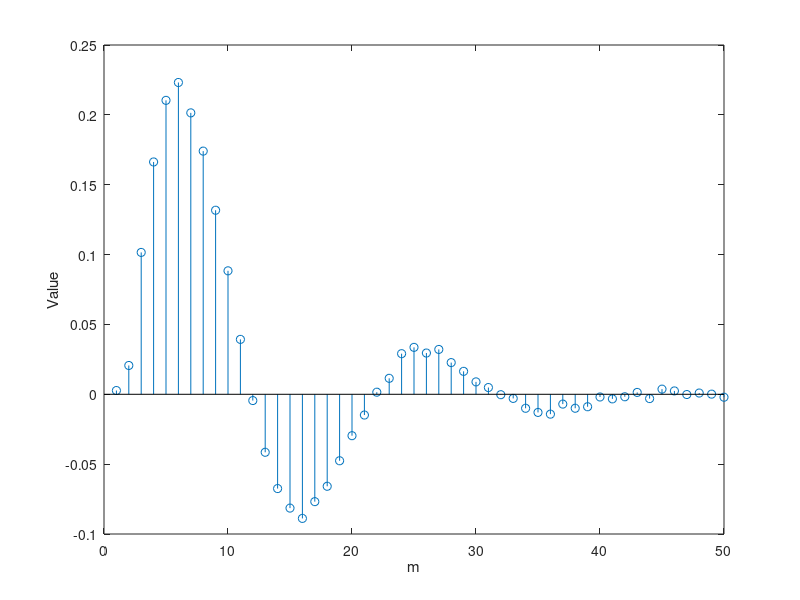
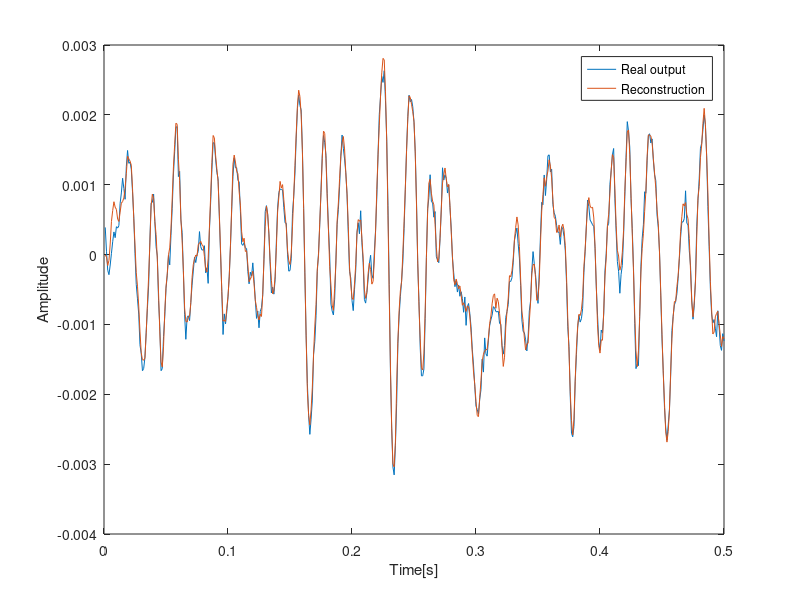
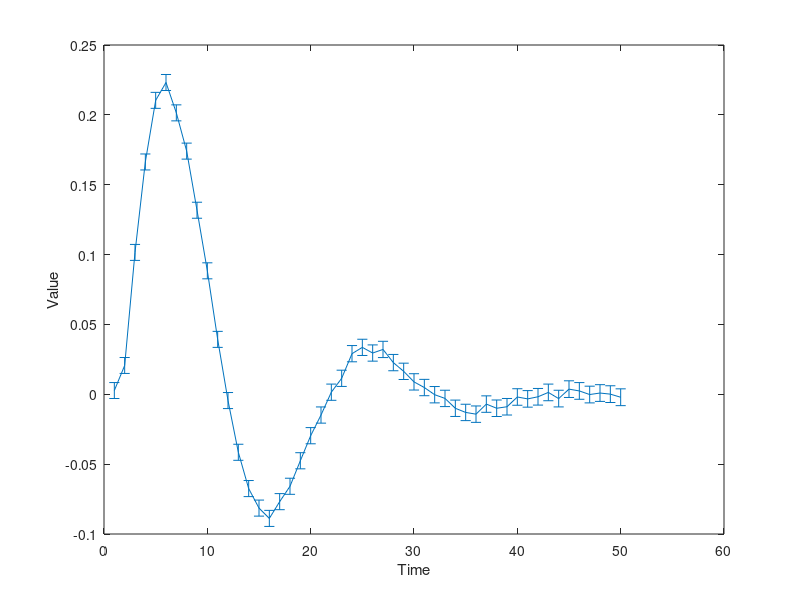

These charts were generated, in order, by the following MATLAB code:
clear all
clc
close all

laserbeamdata = load('laserbeamdataN.mat');
y = laserbeamdata.y;
u = laserbeamdata.u;
Te = 1e-3; % sampling time
%%
N = length(y);
m = 50;
Phi = toeplitz(u, [u(1);zeros(N-1,1)]);

% truncate
Phi = Phi(:,1:m);

% least squares
% theta = pinv(Phi'*Phi)*Phi'*y;
theta = Phi\y
figure
stem(theta)
xlabel('m')
ylabel('Value')

%%
% reconstruct
yhat = Phi*theta;

x_ax = Te*[1:length(yhat)];
% compare
figure
plot(x_ax,y);
hold on
plot(x_ax,yhat);
hold off

xlabel('Time[s]')
ylabel('Amplitude')
legend('Real output','Reconstruction')

% loss function
J = sum((y - yhat).^2)

%%

% covariance of parameters theta

var_hat = J/(N-m);

cov = var_hat*pinv(Phi'*Phi);
two_sigma = 2*sqrt(diag(cov));

figure
errorbar(theta, two_sigma)

xlabel('Time')
ylabel('Value')
